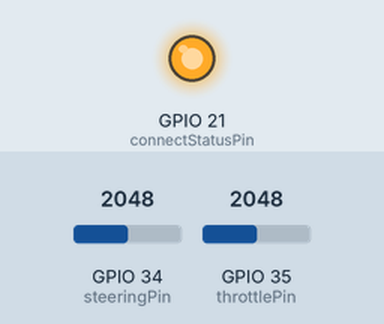
Simulated run of this sketch. Board: ESP32. Shown: output pins drawn as LEDs (lit = HIGH). Inputs (shaded band) come from the test bench; at power-on: GPIO 34 (steeringPin) = 2048, GPIO 35 (throttlePin) = 2048. What the sketch prints to the serial monitor is not drawn.

Above: at 0.1 s.
Timing chart, 0 to 1.6 s (numbered marks = the images above):
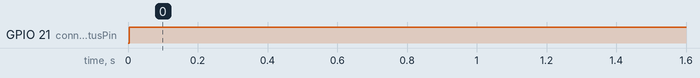

Measured:
- by itself, GPIO 21 (connectStatusPin): LOW → HIGH at 0.00 s

The sketch:

ScoutCast_Controller_00.02.ino
```cpp
#include <esp_now.h>
#include <WiFi.h>

uint8_t vesselAddress[] = {0xE0, 0xE2, 0xE6, 0xB2, 0xE7, 0x2C};

const int steeringPin = 34;
const int throttlePin = 35;
const int connectStatusPin = 21;

// Structure example to receive data
// Must match the sender structure
typedef struct controller_message {
  int throttle;
  int steering;
} controller_message;

typedef struct vessel_message {
  float batteryLevel;
} vessel_message;

controller_message cm;
vessel_message vm;

void OnDataRecv(const uint8_t * mac, const uint8_t *incomingData, int len) {
  memcpy(&vm, incomingData, sizeof(vm));
  return;
}

void OnDataSent(const uint8_t *mac_addr, esp_now_send_status_t status) {
  if(status == ESP_NOW_SEND_SUCCESS){
    //Serial.println("Send Success");
    digitalWrite(connectStatusPin, 1);
  }
  else{
    digitalWrite(connectStatusPin,0);
    //Serial.println("Failed Message");
  }
}

void setup() {
  Serial.begin(115200);
  WiFi.mode(WIFI_STA);

  pinMode(throttlePin,INPUT);
  pinMode(steeringPin,INPUT);
  pinMode(connectStatusPin,OUTPUT);

  digitalWrite(connectStatusPin,0);

  if (esp_now_init() != ESP_OK) {
    Serial.println("Error initializing ESP-NOW");
    return;
  }

  // Register peer
  esp_now_peer_info_t vesselInfo;
  memcpy(vesselInfo.peer_addr, vesselAddress, 6);
  vesselInfo.channel = 0;
  vesselInfo.encrypt = false;

  // Add peer
  if (esp_now_add_peer(&vesselInfo) != ESP_OK){
    Serial.println("Failed to add peer");
    return;
  }
  esp_now_register_recv_cb(OnDataRecv);
  esp_now_register_send_cb(OnDataSent);
}

void loop() {
  // Set values to send
  cm.throttle = analogRead(throttlePin);
  cm.steering = analogRead(steeringPin);

  Serial.println("Throttle : ");
  Serial.println(cm.throttle);
  Serial.println(" Steering : ");
  Serial.println(cm.steering);

  Serial.println("Battery Level : ");
  int tempBattery = constrain(vm.batteryLevel,3000,4095);
  int batteryPercentage = map(tempBattery,3000,4095,0,100);
  Serial.println(batteryPercentage);
  // Send message via ESP-NOW
  esp_err_t result = esp_now_send(vesselAddress, (uint8_t *) &cm, sizeof(cm));

  if (result == ESP_OK) {
  }
  else {
    Serial.println("Error sending the data");
  }
  delay(50);
}
```
